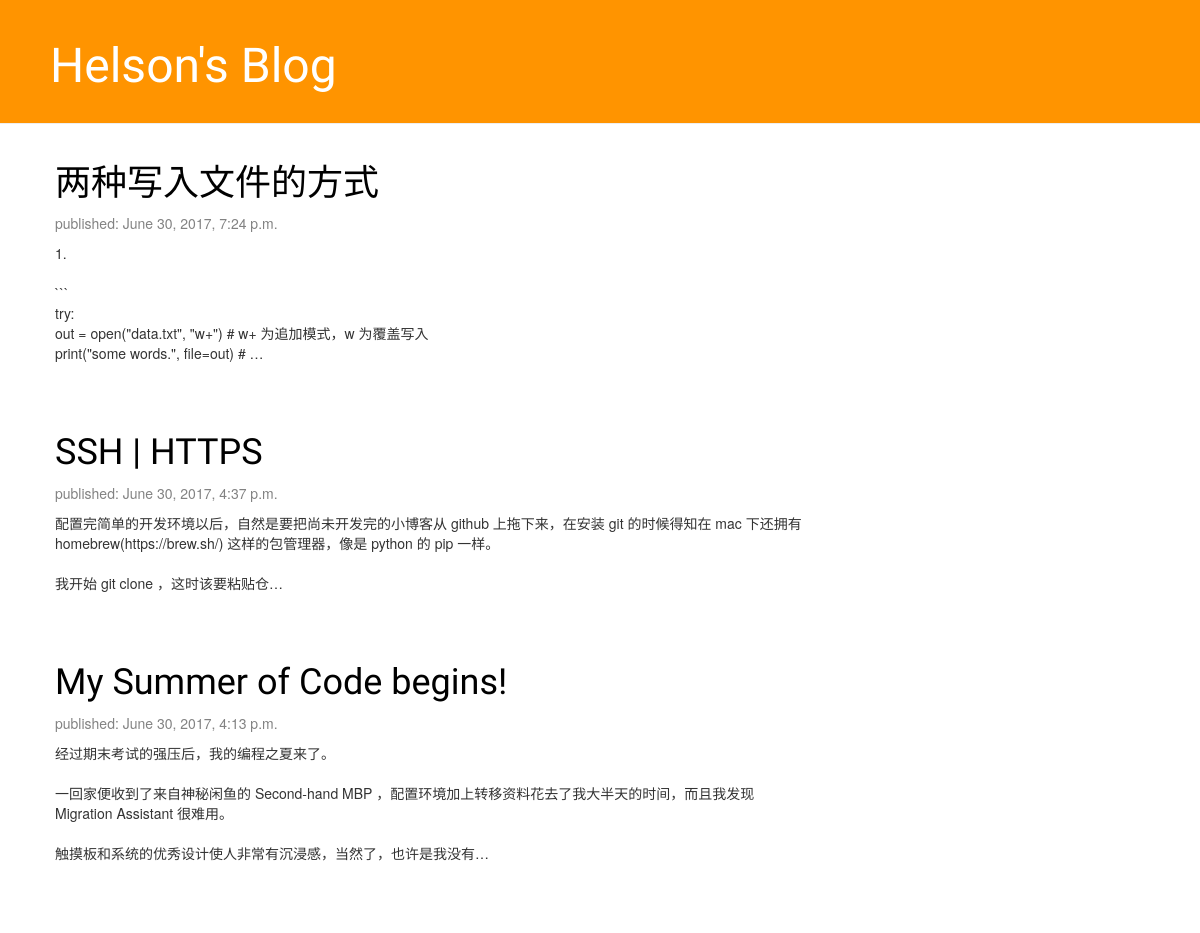
The app's page /, older data.
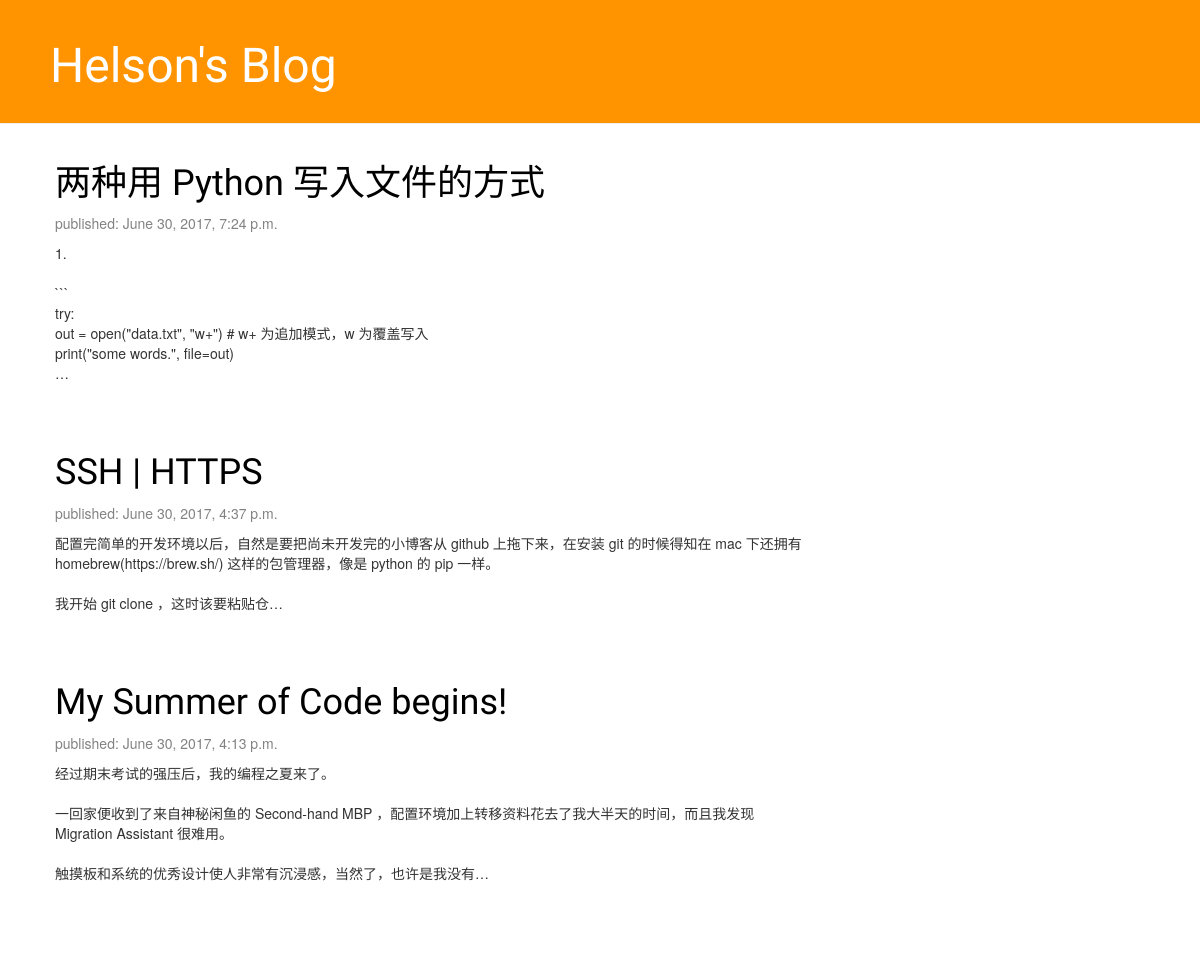
The same page, newer data.
### blog/models.py (models this page shows, shortened)
class Post(models.Model):
    author = models.ForeignKey('auth.User')
    title = models.CharField(max_length=200)
    text = models.TextField()
    created_date = models.DateTimeField(
            default=timezone.now)
    published_date = models.DateTimeField(
            blank=True, null=True)

### blog/views.py (the view)
# urls.py: url(r'^$', views.post_list, name='post_list'),
def post_list(request):
    posts = Post.objects.filter(published_date__lte=timezone.now()).order_by("-published_date")
    return render(request, 'blog/post_list.html', {'posts': posts})

### blog/templates/blog/post_list.html
{% extends 'blog/base.html' %}
{% block content %}
    {% for post in posts %}
        <div class="post">
            <h1><a href="{% url 'post_detail' pk=post.pk %}">{{ post.title }}</a></h1>
            <div class="date">
                <p>published: {{ post.published_date }}</p>
            </div>
            <p>{{ post.text|linebreaksbr|truncatechars:150 }}</p>
        </div>
    {% endfor %}
{% endblock %}

Row changes from the older to the newer data that the page shows:
changed Post: title "两种写入文件的方式" → "两种用 Python 写入文件的方式"; text "1. ``` try: out = open(\"data.txt\", \"w+\") # w+ 为追加模式，w 为覆盖写入 print(\"some words.\", file=out) # …" → "1. ``` try: out = open(\"data.txt\", \"w+\") # w+ 为追加模式，w 为覆盖写入 print(\"some words.\", file=out) …"
